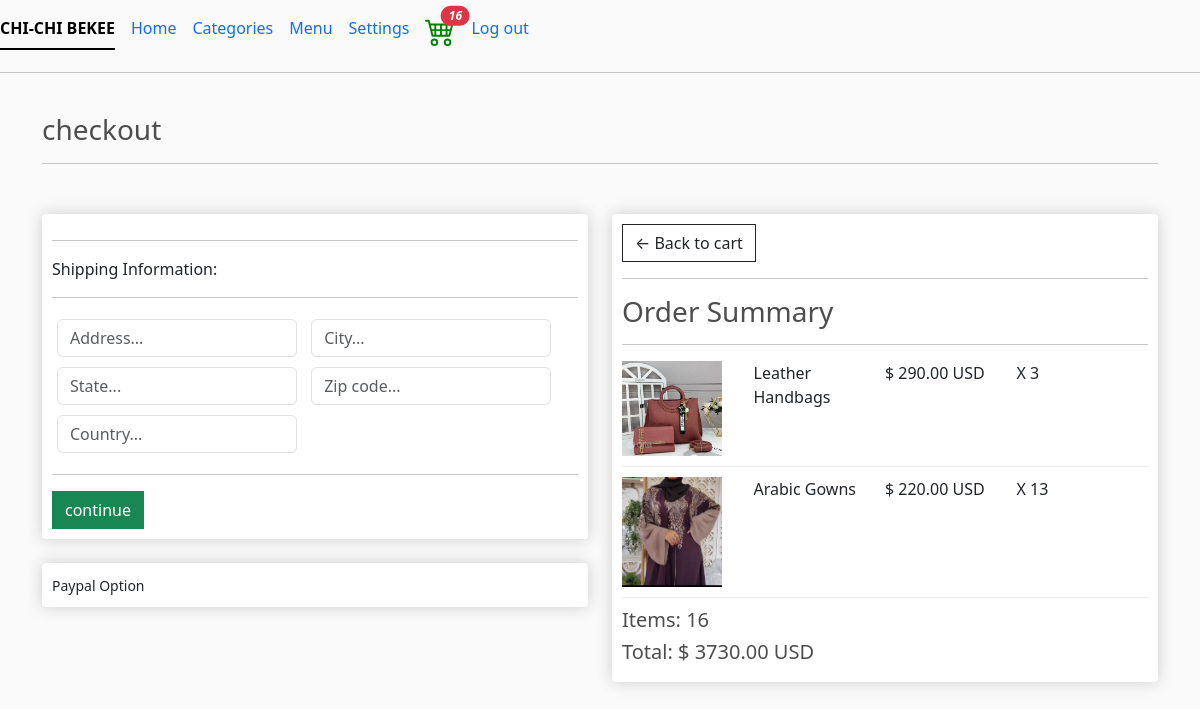
The page /checkout/ (signed in) on the database as committed earlier.
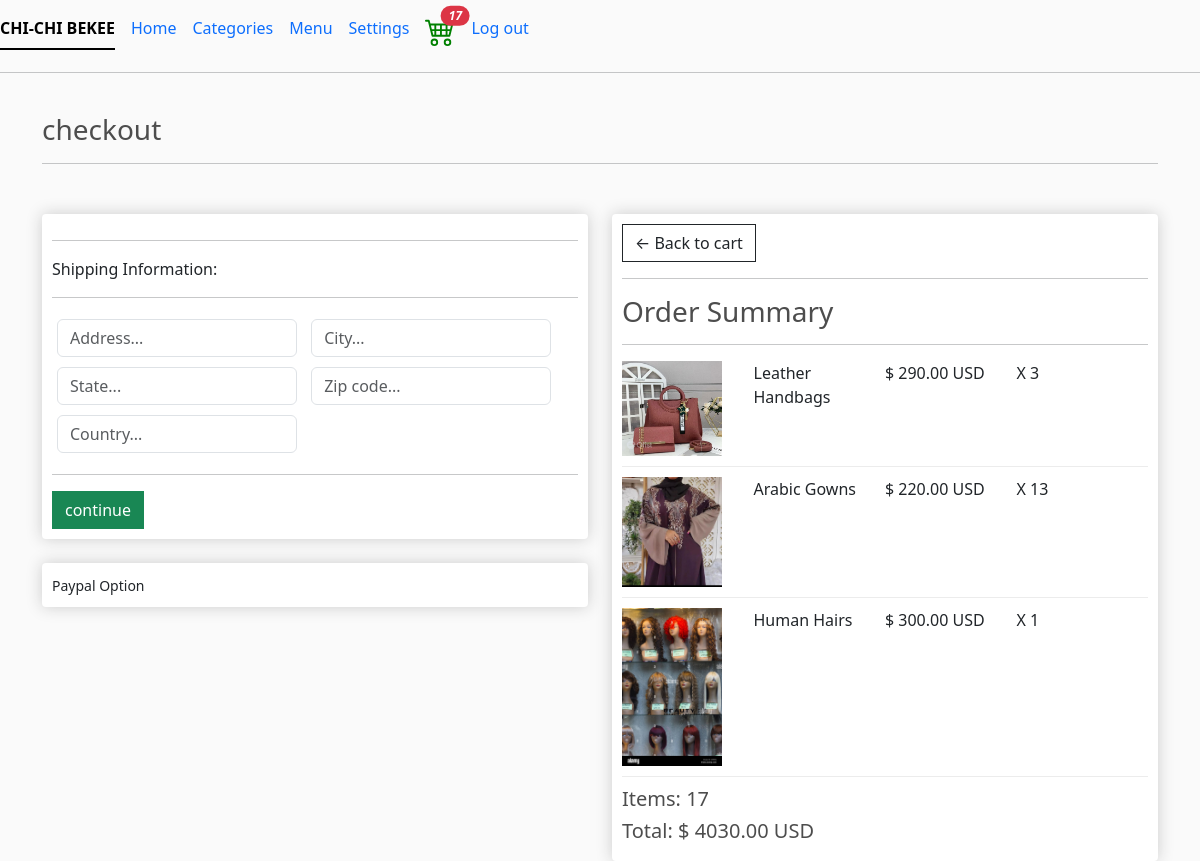
The same page on the database as committed later.
### fruits/models.py (models this page shows, shortened)
class OrderItem(models.Model):
    product = models.ForeignKey(Product, on_delete=models.SET_NULL, null=True)
    order = models.ForeignKey(Order, on_delete=models.SET_NULL, null=True)
    quantity = models.IntegerField("Quantity", default=0, null=True, blank=True)
    date_added = models.DateTimeField(auto_now_add=True)
    @property
    def get_total(self):
        total = self.product.price * self.quantity
        return total

class Product(models.Model):
    name = models.CharField("Name:", max_length=200)
    sizes = models.CharField("Sizes:", max_length=300)
    price = models.DecimalField("Price:",max_digits=7, decimal_places=2)
    digital = models.BooleanField(default=False,null=True,blank=True)
    image = models.ImageField(null=True, blank=True)
    @property
    def imageURL(self):
        try:
            url = self.image.url
        except:
            url = ''
        return url

class Order(models.Model):
    customer =models.ForeignKey(Customer, on_delete=models.SET_NULL, null=True, blank=True)
    date_ordered = models.DateTimeField("Date", auto_now_add=True)
    complete = models.BooleanField(default=False)
    transaction_id = models.CharField("Transaction Id", max_length=100, null=True)
    @property
    def shipping(self):
        shipping = False
        orderitems = self.orderitem_set.all()
        for i in orderitems:
            if i.product.digital == False:
                shipping = True
        return shipping
    @property
    def get_cart_total(self):
        orderitems = self.orderitem_set.all()
        total = sum([item.get_total for item in orderitems])
        return total
    @property
    def get_cart_items(self):
        orderitems = self.orderitem_set.all()
        total = sum ([item.quantity for item in orderitems])
        return total

### fruits/views.py (the view)
# urls.py: path('checkout/', views.checkout, name='checkout'),
def checkout(request):
    data = cartData(request)
    cartItems = data['cartItems']
    order = data['order']
    items = data['items']
    context = {'items':items, 'order':order, 'cartItems':cartItems}
    return render(request, 'checkout.html', context)

### fruits/utils.py (called while the page is built)
def cartData(request):
    if request.user.is_authenticated:
        customer = request.user.customer
        order, created = Order.objects.get_or_create(customer=customer, complete=False)
        items = order.orderitem_set.all()
        cartItems = order.get_cart_items
    else:
        cookieData = cookieCart(request)
        cartItems = cookieData['cartItems']
        order = cookieData['order']
        items = cookieData['items']
    return {'cartItems':cartItems,'order':order,'items':items}

### fruits/templates/checkout.html (shortened to what this page needs)
{% extends 'main.html' %}
{% load static %}
{% block content %}
     <h3>checkout</h3>
     <hr>
     <br>
     <div class="row">
          <div class="col-lg-6">
               <div class="box-element" id="form-wrapper">
                    <form id="form">
                         <div id="shipping-info">
                              <hr>
                              <p> Shipping Information:</p>
                              <hr>
                              <div class="form-field">
                                   <input class="form-control" type="text" name="address"
                                   placeholder="Address...">
                              </div>
                              <div class="form-field">
                                   <input class="form-control" type="text" name="city"
                                   placeholder="City...">
                              </div>
                              <div class="form-field">
                                   <input class="form-control" type="text" name="state"
                                   placeholder="State...">
                              </div>
                              <div class="form-field">
                                   <input class="form-control" type="text" name="zipcode"
                                   placeholder="Zip code...">
                              </div>
                              <div class="form-field">
                                   <input class="form-control" type="text" name="country"
                                   placeholder="Country...">
                              </div>
                         </div>
                         <hr>
                         <input id="form-button" class="btn btn-success btn-block" type="submit" value="continue">
                    </form>
               </div>
               <br>
               <div class="box-element" id="payment-info">
                    <small> Paypal Option</small>
               </div>
          </div>
          <div class="col-lg-6">
               <div class="box-element">
                    <a class="btn btn-outline-dark" href="{% url 'fruits:cart' %}">&#x2190;  Back to cart</a>
                    <hr>
                    <h3> Order Summary </h3>
                    <hr>
                    {% for item in items %}
                    <div class="cart-row">
                         <div style="flex:2"><img class="row-image" src="{{item.product.imageURL}}"></div>
                         <div style="flex:2"><p>{{item.product.name}}</p></div>
                         <div style="flex:2"><p>$ {{item.product.price|floatformat:2}} USD</p></div>
                         <div style="flex:2"><p>X {{item.quantity}} </p></div>
                    </div>
                    {% endfor %}
                    <h5>Items:   {{order.get_cart_items}} </h5>
                    <h5>Total:   $ {{order.get_cart_total|floatformat:2}} USD</h5>
               </div>
          </div>
     </div>
{% endblock content %}

Rows that differ between the two databases and show on the page:
added OrderItem: product.imageURL (picture), product.name "Human Hairs", product.price "300.00", quantity "1"
computed for Order: get_cart_items "16" → "17"; get_cart_total "3730.00" → "4030.00"
Other text that changed with them:
{{ cartItems }}: "16" → "17"
